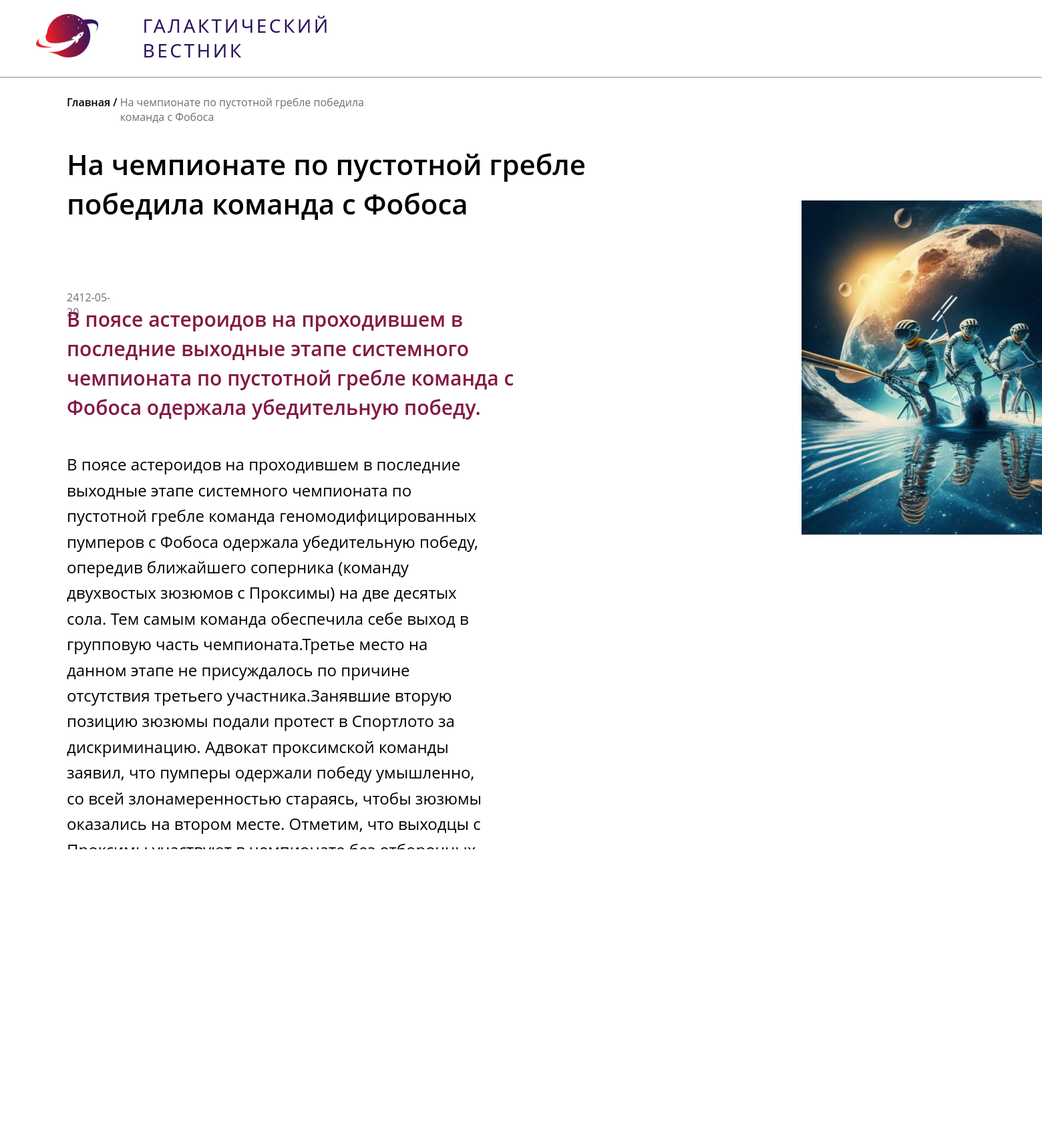
The page /news.php?post=2 on the database its author committed.
### tables this page shows
CREATE TABLE `news` (
  `id` int UNSIGNED NOT NULL,
  `date` datetime DEFAULT NULL,
  `title` varchar(250) NOT NULL DEFAULT '',
  `announce` text,
  `content` text,
  `image` varchar(250) NOT NULL DEFAULT ''
);

### app/database/queries.php (called while the page is built, shortened)
<?php
require('settings.php');
function checkError($query) {
    $errInfo = $query->errorInfo();
}
function selectedPost($id) {
    global $pdo;
    $post = "select id, date(date), title, announce, content, image from news where id = $id";
    $query = $pdo->prepare($post);
    $query->execute();
    return $query->fetch();
}
?>

### news.php (the view, shortened to what this page needs)
<?php include("path.php");
include("app/database/queries.php");
$post = selectedPost($_GET['post']);
?>
<!DOCTYPE html>
<html lang="en">
<head>
    <link rel="stylesheet" href="http://localhost/news/assets/css/style.css" type="text/css">
    <link rel="stylesheet" href="http://localhost/news/assets/css/styleNews.css" type="text/css">
</head>
<body>
    <?php include("app/include/header.php"); ?>
    <hr>
    <div class="navText">
        <a class="navRoute" href="<?php echo BASE_URL ?>">Главная</a>
        <a class="navRoute">&nbsp;/&nbsp;</a>
        <a class="endRoute"><?= $post['title'] ?></a>
    </div>
    <h1 class="titleNews"><?= $post['title'] ?></h1>
    <div class="selectedNewsCon">
        <p class="time-news"><?= $post['date(date)'] ?></p>
        <p class="title-news"><?= strip_tags($post['announce']) ?></p>
        <p class="contentNews"><?= strip_tags($post['content']) ?></p>
        <a href="<?php echo BASE_URL ?>"><button class="backBtn">←&nbsp;&nbsp; назад к новостям</button></a>
    </div>
    <img class="news-jpg" src="<?= BASE_URL . 'assets/images/' . $post['image'] ?>">
    <?php include("app/include/footer.php"); ?>
</body>
</html>

### assets/css/style.css (style rules this page uses)
* { margin: 0; padding: 0; box-sizing: border-box; }
a { text-decoration: none; }
.time-news { width: 82px; height: 22px; font-family: 'Open Sans'; font-style: normal; font-weight: 400; font-size: 16px; line-height: 22px; color: #6C6E7B; }
.title-news { width: 739px; height: 45px; margin-bottom: 55px; font-family: 'Open Sans'; font-style: normal; font-weight: 600; font-size: 30px; line-height: 44px; color: #841844; }

### assets/css/styleNews.css (style rules this page uses)
.navText { display: flex; justify-content: space-around; width: 500px; margin-top: 25px; margin-left: 100px; }
.navText > .navRoute { font-family: 'Open Sans'; font-style: normal; font-weight: 600; font-size: 16px; line-height: 140%; text-decoration: none; color: #000000; }
.endRoute { font-family: 'Open Sans'; font-style: normal; font-weight: 500; font-size: 16px; line-height: 140%; text-decoration: none; color: #706d6d; }
.titleNews { width: 50%; margin-top: 30px; margin-left: 100px; font-family: 'Open Sans'; font-style: normal; font-weight: 600; font-size: 42px; line-height: 140%; color: #000000; }
.selectedNewsCon { margin-top: 100px; margin-left: 100px; width: 40%; display: flex; flex-direction: column; justify-content: space-around; }
.contentNews { margin-top: 120px; font-family: 'Open Sans'; font-style: normal; font-weight: 400; font-size: 24px; line-height: 160%; color: #000000; }
.backBtn { margin-top: 150px; height: 50px; width: 230px; font-family: 'Open Sans'; font-style: normal; font-weight: 600; font-size: 16px; line-height: 22px; text-transform: uppercase; background-color: #FFFFFF; border: 2px solid #9B407A; color:#841844; }
.news-jpg { position: absolute; top: 300px; left: 1200px; height: 500px; }

### rows shown on the page
news: title "На чемпионате по пустотной гребле победила команда с Фобоса", announce "В поясе астероидов на проходившем в последние выходные этапе системного чемпионата по пустотной гребле команда с Фобоса одержала убедительную победу.", content "В поясе астероидов на проходившем в последние выходные этапе системного чемпионата по пустотной гребле команда геномодифицированных пумперов с Фобоса одержала убедительную победу, опередив ближайшего соперника (команду двухвостых зюзюмов с Проксимы) на две десятых сола. Тем самым команда обеспечила себе выход в групповую часть чемпионата.Третье место на данном этапе не присуждалось по причине отсутствия третьего участника.Занявшие вторую позицию зюзюмы подали протест в Спортлото за дискриминацию. Адвокат проксимской команды заявил, что пумперы одержали победу умышленно, со всей злонамеренностью стараясь, чтобы зюзюмы оказались на втором месте. Отметим, что выходцы с Проксимы участвуют в…", image (picture)

### other values the page prints
$post['date(date)'] "2412-05-20"
